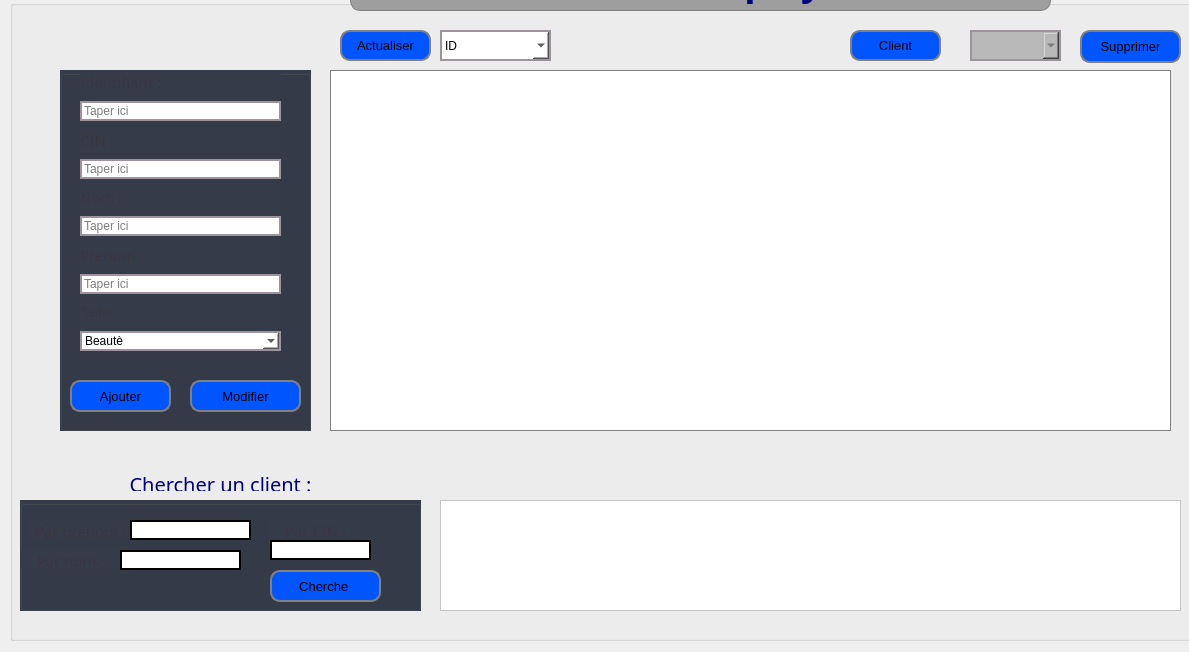
<?xml version="1.0" encoding="UTF-8"?>
<ui version="4.0">
 <class>Employe</class>
 <widget class="QDialog" name="Employe">
  <property name="geometry">
   <rect>
    <x>0</x>
    <y>0</y>
    <width>1189</width>
    <height>652</height>
   </rect>
  </property>
  <property name="windowTitle">
   <string>Dialog</string>
  </property>
  <widget class="QGroupBox" name="groupBox_2">
   <property name="geometry">
    <rect>
     <x>10</x>
     <y>0</y>
     <width>1211</width>
     <height>641</height>
    </rect>
   </property>
   <property name="styleSheet">
    <string notr="true">background-image: url(:/new/prefix1/image/103854343_259019528641376_3453490155072435271_n.jpg);


</string>
   </property>
   <property name="title">
    <string/>
   </property>
   <widget class="QLabel" name="label_59">
    <property name="geometry">
     <rect>
      <x>30</x>
      <y>470</y>
      <width>361</width>
      <height>21</height>
     </rect>
    </property>
    <property name="font">
     <font>
      <family>Bahnschrift</family>
      <pointsize>26</pointsize>
     </font>
    </property>
    <property name="text">
     <string>&lt;html&gt;&lt;head/&gt;&lt;body&gt;&lt;p align=&quot;center&quot;&gt;&lt;span style=&quot; font-size:15pt; color:#00007f;&quot;&gt;Chercher un client :&lt;/span&gt;&lt;/p&gt;&lt;/body&gt;&lt;/html&gt;</string>
    </property>
   </widget>
   <widget class="QGroupBox" name="groupBox_9">
    <property name="geometry">
     <rect>
      <x>10</x>
      <y>500</y>
      <width>401</width>
      <height>111</height>
     </rect>
    </property>
    <property name="styleSheet">
     <string notr="true">background-color: #353b48;</string>
    </property>
    <property name="title">
     <string/>
    </property>
    <widget class="QLabel" name="label_60">
     <property name="geometry">
      <rect>
       <x>250</x>
       <y>20</y>
       <width>91</width>
       <height>18</height>
      </rect>
     </property>
     <property name="font">
      <font>
       <family>Arial Rounded MT Bold</family>
       <pointsize>9</pointsize>
       <weight>50</weight>
       <italic>false</italic>
       <bold>false</bold>
      </font>
     </property>
     <property name="styleSheet">
      <string notr="true">color: rgb(255, 255, 255);
font: 9pt &quot;Arial Rounded MT Bold&quot;;</string>
     </property>
     <property name="text">
      <string>&lt;html&gt;&lt;head/&gt;&lt;body&gt;&lt;p align=&quot;center&quot;&gt;&lt;span style=&quot; font-size:11pt; color:#3a3441;&quot;&gt;Par CIN :&lt;/span&gt;&lt;/p&gt;&lt;/body&gt;&lt;/html&gt;</string>
     </property>
    </widget>
    <widget class="QLabel" name="label_61">
     <property name="geometry">
      <rect>
       <x>0</x>
       <y>50</y>
       <width>101</width>
       <height>18</height>
      </rect>
     </property>
     <property name="font">
      <font>
       <family>Arial Rounded MT Bold</family>
       <pointsize>9</pointsize>
       <weight>50</weight>
       <italic>false</italic>
       <bold>false</bold>
      </font>
     </property>
     <property name="styleSheet">
      <string notr="true">color: rgb(255, 255, 255);
font: 9pt &quot;Arial Rounded MT Bold&quot;;</string>
     </property>
     <property name="text">
      <string>&lt;html&gt;&lt;head/&gt;&lt;body&gt;&lt;p align=&quot;center&quot;&gt;&lt;span style=&quot; font-size:11pt; color:#3a3441;&quot;&gt;Par nom :&lt;/span&gt;&lt;/p&gt;&lt;/body&gt;&lt;/html&gt;</string>
     </property>
    </widget>
    <widget class="QLabel" name="label_62">
     <property name="geometry">
      <rect>
       <x>10</x>
       <y>20</y>
       <width>101</width>
       <height>18</height>
      </rect>
     </property>
     <property name="font">
      <font>
       <family>Arial Rounded MT Bold</family>
       <pointsize>9</pointsize>
       <weight>50</weight>
       <italic>false</italic>
       <bold>false</bold>
      </font>
     </property>
     <property name="styleSheet">
      <string notr="true">color: rgb(255, 255, 255);
font: 9pt &quot;Arial Rounded MT Bold&quot;;</string>
     </property>
     <property name="text">
      <string>&lt;html&gt;&lt;head/&gt;&lt;body&gt;&lt;p align=&quot;center&quot;&gt;&lt;span style=&quot; font-size:11pt; color:#3a3441;&quot;&gt;Par prenom :&lt;/span&gt;&lt;/p&gt;&lt;/body&gt;&lt;/html&gt;</string>
     </property>
    </widget>
    <widget class="QLineEdit" name="Snomtxt">
     <property name="geometry">
      <rect>
       <x>110</x>
       <y>20</y>
       <width>121</width>
       <height>20</height>
      </rect>
     </property>
     <property name="styleSheet">
      <string notr="true">


border-width :2px;
border-style :solid;
border-color: rgb(0, 0, 0);
background-color: rgb(255, 255, 255);

</string>
     </property>
    </widget>
    <widget class="QLineEdit" name="Sprenomtxt">
     <property name="geometry">
      <rect>
       <x>100</x>
       <y>50</y>
       <width>121</width>
       <height>20</height>
      </rect>
     </property>
     <property name="styleSheet">
      <string notr="true">


border-width :2px;
border-style :solid;
border-color: rgb(0, 0, 0);
background-color: rgb(255, 255, 255);

</string>
     </property>
    </widget>
    <widget class="QLineEdit" name="SCIN">
     <property name="geometry">
      <rect>
       <x>250</x>
       <y>40</y>
       <width>101</width>
       <height>20</height>
      </rect>
     </property>
     <property name="styleSheet">
      <string notr="true">


border-width :2px;
border-style :solid;
border-color: rgb(0, 0, 0);
background-color: rgb(255, 255, 255);

</string>
     </property>
    </widget>
   </widget>
   <widget class="QGroupBox" name="groupBox_10">
    <property name="geometry">
     <rect>
      <x>50</x>
      <y>70</y>
      <width>251</width>
      <height>361</height>
     </rect>
    </property>
    <property name="styleSheet">
     <string notr="true">background-color: #353b48;</string>
    </property>
    <property name="title">
     <string/>
    </property>
    <widget class="QWidget" name="layoutWidget_5">
     <property name="geometry">
      <rect>
       <x>20</x>
       <y>0</y>
       <width>201</width>
       <height>281</height>
      </rect>
     </property>
     <layout class="QGridLayout" name="gridLayout_9">
      <item row="4" column="0">
       <widget class="QLabel" name="label_6">
        <property name="font">
         <font>
          <family>Arial Rounded MT Bold</family>
          <pointsize>12</pointsize>
          <weight>50</weight>
          <italic>false</italic>
          <bold>false</bold>
         </font>
        </property>
        <property name="styleSheet">
         <string notr="true">color: rgb(255, 255, 255);
font: 12pt &quot;Arial Rounded MT Bold&quot;;</string>
        </property>
        <property name="text">
         <string>&lt;html&gt;&lt;head/&gt;&lt;body&gt;&lt;p&gt;&lt;span style=&quot; font-size:11pt; color:#3a3441;&quot;&gt;Nom :&lt;/span&gt;&lt;/p&gt;&lt;/body&gt;&lt;/html&gt;</string>
        </property>
       </widget>
      </item>
      <item row="8" column="0">
       <widget class="QLabel" name="label_67">
        <property name="styleSheet">
         <string notr="true">color: rgb(58, 52, 65);
font: 11pt &quot;Arial Rounded MT Bold&quot;;</string>
        </property>
        <property name="text">
         <string>Tache:</string>
        </property>
       </widget>
      </item>
      <item row="7" column="0">
       <widget class="QLineEdit" name="prenomtxt">
        <property name="styleSheet">
         <string notr="true">


border-width :2px;
border-style :solid;
border-color: rgb(156, 147, 157)
;
background-color: rgb(255, 255, 255);

</string>
        </property>
        <property name="placeholderText">
         <string>Taper ici</string>
        </property>
       </widget>
      </item>
      <item row="0" column="0">
       <widget class="QLabel" name="titleid_5">
        <property name="enabled">
         <bool>false</bool>
        </property>
        <property name="font">
         <font>
          <family>Arial Rounded MT Bold</family>
          <pointsize>9</pointsize>
          <weight>50</weight>
          <italic>false</italic>
          <bold>false</bold>
         </font>
        </property>
        <property name="styleSheet">
         <string notr="true">color: rgb(255, 255, 255);
font: 9pt &quot;Arial Rounded MT Bold&quot;;</string>
        </property>
        <property name="text">
         <string>&lt;html&gt;&lt;head/&gt;&lt;body&gt;&lt;p&gt;&lt;span style=&quot; font-size:11pt; color:#3a3441;&quot;&gt;Identifiant :&lt;/span&gt;&lt;/p&gt;&lt;/body&gt;&lt;/html&gt;</string>
        </property>
       </widget>
      </item>
      <item row="9" column="0">
       <widget class="QComboBox" name="roletxt">
        <property name="styleSheet">
         <string notr="true">


border-width :2px;
border-style :solid;
border-color:rgb(156, 147, 157)
;
background-color: rgb(255, 255, 255);

</string>
        </property>
        <item>
         <property name="text">
          <string>Beautè</string>
         </property>
        </item>
        <item>
         <property name="text">
          <string>Marketing</string>
         </property>
        </item>
        <item>
         <property name="text">
          <string>Location</string>
         </property>
        </item>
        <item>
         <property name="text">
          <string>Organisation </string>
         </property>
        </item>
       </widget>
      </item>
      <item row="2" column="0">
       <widget class="QLabel" name="label_65">
        <property name="font">
         <font>
          <family>Arial Rounded MT Bold</family>
          <pointsize>9</pointsize>
          <weight>50</weight>
          <italic>false</italic>
          <bold>false</bold>
         </font>
        </property>
        <property name="styleSheet">
         <string notr="true">color: rgb(255, 255, 255);
font: 9pt &quot;Arial Rounded MT Bold&quot;;</string>
        </property>
        <property name="text">
         <string>&lt;html&gt;&lt;head/&gt;&lt;body&gt;&lt;p&gt;&lt;span style=&quot; font-size:11pt; color:#3a3441;&quot;&gt;CIN :&lt;/span&gt;&lt;/p&gt;&lt;/body&gt;&lt;/html&gt;</string>
        </property>
       </widget>
      </item>
      <item row="3" column="0">
       <widget class="QLineEdit" name="cintxt">
        <property name="styleSheet">
         <string notr="true">


border-width :2px;
border-style :solid;
border-color: rgb(156, 147, 157)
;
background-color: rgb(255, 255, 255);

</string>
        </property>
        <property name="placeholderText">
         <string>Taper ici</string>
        </property>
       </widget>
      </item>
      <item row="6" column="0">
       <widget class="QLabel" name="label_63">
        <property name="font">
         <font>
          <family>Arial Rounded MT Bold</family>
          <pointsize>12</pointsize>
          <weight>50</weight>
          <italic>false</italic>
          <bold>false</bold>
         </font>
        </property>
        <property name="styleSheet">
         <string notr="true">color: rgb(255, 255, 255);
font: 12pt &quot;Arial Rounded MT Bold&quot;;</string>
        </property>
        <property name="text">
         <string>&lt;html&gt;&lt;head/&gt;&lt;body&gt;&lt;p&gt;&lt;span style=&quot; font-size:11pt; color:#3a3441;&quot;&gt;Prenom :&lt;/span&gt;&lt;/p&gt;&lt;/body&gt;&lt;/html&gt;</string>
        </property>
       </widget>
      </item>
      <item row="5" column="0">
       <widget class="QLineEdit" name="nomtxt">
        <property name="styleSheet">
         <string notr="true">


border-width :2px;
border-style :solid;
border-color: rgb(156, 147, 157)
;
background-color: rgb(255, 255, 255);

</string>
        </property>
        <property name="text">
         <string/>
        </property>
        <property name="placeholderText">
         <string>Taper ici</string>
        </property>
       </widget>
      </item>
      <item row="1" column="0">
       <widget class="QLineEdit" name="idtxt">
        <property name="styleSheet">
         <string notr="true">

border-width :2px;
border-style :solid;
border-color: rgb(156, 147, 157)
;
background-color: rgb(255, 255, 255);

</string>
        </property>
        <property name="placeholderText">
         <string>Taper ici</string>
        </property>
       </widget>
      </item>
     </layout>
    </widget>
    <widget class="QPushButton" name="pb_ok">
     <property name="geometry">
      <rect>
       <x>10</x>
       <y>310</y>
       <width>101</width>
       <height>32</height>
      </rect>
     </property>
     <property name="font">
      <font>
       <family>MS Shell Dlg 2</family>
       <pointsize>10</pointsize>
       <weight>9</weight>
       <italic>false</italic>
       <bold>false</bold>
      </font>
     </property>
     <property name="styleSheet">
      <string notr="true">QPushButton {

border:2px solid gray;
border-radius: 10px;
padding : 0 8px;
background-color: rgb(0, 85, 255);
font: 75 10pt &quot;MS Shell Dlg 2&quot;;


}
QPushButton:hover {background-color: rgb(0, 0, 127);color: rgb(255, 255, 255);  }</string>
     </property>
     <property name="text">
      <string>Ajouter</string>
     </property>
     <property name="icon">
      <iconset>
       <normaloff>:/images/RSC/unnamed (1).png</normaloff>:/images/RSC/unnamed (1).png</iconset>
     </property>
    </widget>
    <widget class="QPushButton" name="pb_modifierp_5">
     <property name="geometry">
      <rect>
       <x>130</x>
       <y>310</y>
       <width>111</width>
       <height>32</height>
      </rect>
     </property>
     <property name="font">
      <font>
       <family>MS Shell Dlg 2</family>
       <pointsize>10</pointsize>
       <weight>9</weight>
       <italic>false</italic>
       <bold>false</bold>
      </font>
     </property>
     <property name="styleSheet">
      <string notr="true">QPushButton {

border:2px solid gray;
border-radius: 10px;
padding : 0 8px;
background-color: rgb(0, 85, 255);
font: 75 10pt &quot;MS Shell Dlg 2&quot;;


}
QPushButton:hover {background-color: rgb(0, 0, 127);color: rgb(255, 255, 255);  }</string>
     </property>
     <property name="text">
      <string>Modifier</string>
     </property>
     <property name="icon">
      <iconset>
       <normaloff>:/images/RSC/edit.png</normaloff>:/images/RSC/edit.png</iconset>
     </property>
     <property name="iconSize">
      <size>
       <width>18</width>
       <height>18</height>
      </size>
     </property>
    </widget>
   </widget>
   <widget class="QPushButton" name="pb_actualiser_5">
    <property name="geometry">
     <rect>
      <x>330</x>
      <y>30</y>
      <width>91</width>
      <height>31</height>
     </rect>
    </property>
    <property name="minimumSize">
     <size>
      <width>0</width>
      <height>31</height>
     </size>
    </property>
    <property name="font">
     <font>
      <family>MS Shell Dlg 2</family>
      <pointsize>10</pointsize>
      <weight>9</weight>
      <italic>false</italic>
      <bold>false</bold>
     </font>
    </property>
    <property name="toolTip">
     <string>&lt;html&gt;&lt;head/&gt;&lt;body&gt;&lt;p&gt;&lt;br/&gt;&lt;/p&gt;&lt;/body&gt;&lt;/html&gt;</string>
    </property>
    <property name="styleSheet">
     <string notr="true">QPushButton {

border:2px solid gray;
border-radius: 10px;
padding : 0 8px;
background-color: rgb(0, 85, 255);
font: 75 10pt &quot;MS Shell Dlg 2&quot;;


}
QPushButton:hover {background-color: rgb(0, 0, 127);color: rgb(255, 255, 255);  }</string>
    </property>
    <property name="text">
     <string>Actualiser</string>
    </property>
    <property name="icon">
     <iconset>
      <normaloff>:/RSC/RSC/unnamed (1).png</normaloff>:/RSC/RSC/unnamed (1).png</iconset>
    </property>
    <property name="iconSize">
     <size>
      <width>18</width>
      <height>18</height>
     </size>
    </property>
   </widget>
   <widget class="QPushButton" name="pb_modifierp_6">
    <property name="geometry">
     <rect>
      <x>260</x>
      <y>570</y>
      <width>111</width>
      <height>32</height>
     </rect>
    </property>
    <property name="font">
     <font>
      <family>MS Shell Dlg 2</family>
      <pointsize>10</pointsize>
      <weight>9</weight>
      <italic>false</italic>
      <bold>false</bold>
     </font>
    </property>
    <property name="styleSheet">
     <string notr="true">QPushButton {

border:2px solid gray;
border-radius: 10px;
padding : 0 8px;
background-color: rgb(0, 85, 255);
font: 75 10pt &quot;MS Shell Dlg 2&quot;;


}
QPushButton:hover {background-color: rgb(0, 0, 127);color: rgb(255, 255, 255);  }</string>
    </property>
    <property name="text">
     <string>Cherche </string>
    </property>
    <property name="icon">
     <iconset>
      <normaloff>:/images/RSC/edit.png</normaloff>:/images/RSC/edit.png</iconset>
    </property>
    <property name="iconSize">
     <size>
      <width>18</width>
      <height>18</height>
     </size>
    </property>
   </widget>
   <widget class="QComboBox" name="tri">
    <property name="geometry">
     <rect>
      <x>430</x>
      <y>30</y>
      <width>111</width>
      <height>31</height>
     </rect>
    </property>
    <property name="styleSheet">
     <string notr="true">


border-width :2px;
border-style :solid;
border-color: rgb(156, 147, 157)
;
background-color: rgb(255, 255, 255);

</string>
    </property>
    <item>
     <property name="text">
      <string>ID</string>
     </property>
    </item>
    <item>
     <property name="text">
      <string>PRENOM</string>
     </property>
    </item>
    <item>
     <property name="text">
      <string>ROLE</string>
     </property>
    </item>
   </widget>
   <widget class="QTableView" name="Stab">
    <property name="geometry">
     <rect>
      <x>430</x>
      <y>500</y>
      <width>741</width>
      <height>111</height>
     </rect>
    </property>
    <property name="styleSheet">
     <string notr="true">background-color: rgb(255, 255, 255);</string>
    </property>
   </widget>
   <widget class="QPushButton" name="pb_supprimer">
    <property name="geometry">
     <rect>
      <x>1070</x>
      <y>30</y>
      <width>101</width>
      <height>33</height>
     </rect>
    </property>
    <property name="maximumSize">
     <size>
      <width>16777215</width>
      <height>16777215</height>
     </size>
    </property>
    <property name="font">
     <font>
      <family>MS Shell Dlg 2</family>
      <pointsize>10</pointsize>
      <weight>9</weight>
      <italic>false</italic>
      <bold>false</bold>
     </font>
    </property>
    <property name="styleSheet">
     <string notr="true">QPushButton {

border:2px solid gray;
border-radius: 10px;
padding : 0 8px;
background-color: rgb(0, 85, 255);
font: 75 10pt &quot;MS Shell Dlg 2&quot;;


}
QPushButton:hover {background-color: rgb(0, 0, 127);color: rgb(255, 255, 255);  }</string>
    </property>
    <property name="text">
     <string>Supprimer</string>
    </property>
    <property name="icon">
     <iconset>
      <normaloff>:/images/RSC/unnamed.png</normaloff>:/images/RSC/unnamed.png</iconset>
    </property>
   </widget>
   <widget class="QComboBox" name="supptxt">
    <property name="geometry">
     <rect>
      <x>960</x>
      <y>30</y>
      <width>91</width>
      <height>31</height>
     </rect>
    </property>
    <property name="styleSheet">
     <string notr="true">
font: 75 10pt &quot;MS Shell Dlg 2&quot;;
font: 75 10pt &quot;MS Shell Dlg 2&quot;;

border-width :2px;
border-style :solid;
border-color: rgb(156, 147, 157)
;
background-color: rgb(185, 185, 185);
color: rgb(90, 90, 90);
</string>
    </property>
   </widget>
   <widget class="QLabel" name="label_17">
    <property name="geometry">
     <rect>
      <x>340</x>
      <y>-50</y>
      <width>701</width>
      <height>61</height>
     </rect>
    </property>
    <property name="font">
     <font>
      <family>Bahnschrift Condensed</family>
      <pointsize>26</pointsize>
      <italic>false</italic>
      <underline>true</underline>
     </font>
    </property>
    <property name="cursor">
     <cursorShape>ArrowCursor</cursorShape>
    </property>
    <property name="layoutDirection">
     <enum>Qt::LeftToRight</enum>
    </property>
    <property name="autoFillBackground">
     <bool>false</bool>
    </property>
    <property name="styleSheet">
     <string notr="true">border:1px solid gray;
border-radius: 10px;
padding : 0 8px;
background-color: rgb(158, 158, 158);</string>
    </property>
    <property name="frameShape">
     <enum>QFrame::StyledPanel</enum>
    </property>
    <property name="frameShadow">
     <enum>QFrame::Plain</enum>
    </property>
    <property name="lineWidth">
     <number>5</number>
    </property>
    <property name="midLineWidth">
     <number>5</number>
    </property>
    <property name="text">
     <string>&lt;!DOCTYPE HTML PUBLIC &quot;-//W3C//DTD HTML 4.0//EN&quot; &quot;http://www.w3.org/TR/REC-html40/strict.dtd&quot;&gt;
&lt;html&gt;&lt;head&gt;&lt;meta name=&quot;qrichtext&quot; content=&quot;1&quot; /&gt;&lt;style type=&quot;text/css&quot;&gt;
p, li { white-space: pre-wrap; }
&lt;/style&gt;&lt;/head&gt;&lt;body style=&quot; font-family:'Bahnschrift Condensed'; font-size:26pt; font-weight:400; font-style:normal;&quot;&gt;
&lt;p align=&quot;center&quot; style=&quot; margin-top:12px; margin-bottom:12px; margin-left:0px; margin-right:0px; -qt-block-indent:0; text-indent:0px;&quot;&gt;&lt;span style=&quot; font-family:'Bahnschrift'; font-size:28pt; font-weight:600; color:#00007f;&quot;&gt;Gestion Employe  :&lt;/span&gt;&lt;/p&gt;&lt;/body&gt;&lt;/html&gt;</string>
    </property>
    <property name="textFormat">
     <enum>Qt::AutoText</enum>
    </property>
    <property name="scaledContents">
     <bool>false</bool>
    </property>
    <property name="wordWrap">
     <bool>false</bool>
    </property>
    <property name="openExternalLinks">
     <bool>false</bool>
    </property>
   </widget>
   <widget class="QTableView" name="tab">
    <property name="geometry">
     <rect>
      <x>320</x>
      <y>70</y>
      <width>841</width>
      <height>361</height>
     </rect>
    </property>
    <property name="font">
     <font>
      <family>Arial Black</family>
      <pointsize>8</pointsize>
      <weight>75</weight>
      <bold>true</bold>
     </font>
    </property>
    <property name="cursor" stdset="0">
     <cursorShape>CrossCursor</cursorShape>
    </property>
    <property name="autoFillBackground">
     <bool>true</bool>
    </property>
    <property name="styleSheet">
     <string notr="true">border:1px solid gray;
background-color: rgb(255, 255, 255);

</string>
    </property>
    <property name="frameShape">
     <enum>QFrame::StyledPanel</enum>
    </property>
    <property name="frameShadow">
     <enum>QFrame::Sunken</enum>
    </property>
    <property name="lineWidth">
     <number>8</number>
    </property>
    <property name="alternatingRowColors">
     <bool>true</bool>
    </property>
    <property name="showGrid">
     <bool>true</bool>
    </property>
    <property name="gridStyle">
     <enum>Qt::SolidLine</enum>
    </property>
    <attribute name="horizontalHeaderCascadingSectionResizes">
     <bool>false</bool>
    </attribute>
    <attribute name="horizontalHeaderDefaultSectionSize">
     <number>100</number>
    </attribute>
   </widget>
   <widget class="QPushButton" name="emchiclient">
    <property name="geometry">
     <rect>
      <x>840</x>
      <y>30</y>
      <width>91</width>
      <height>31</height>
     </rect>
    </property>
    <property name="minimumSize">
     <size>
      <width>0</width>
      <height>31</height>
     </size>
    </property>
    <property name="font">
     <font>
      <family>MS Shell Dlg 2</family>
      <pointsize>10</pointsize>
      <weight>9</weight>
      <italic>false</italic>
      <bold>false</bold>
     </font>
    </property>
    <property name="toolTip">
     <string>&lt;html&gt;&lt;head/&gt;&lt;body&gt;&lt;p&gt;&lt;br/&gt;&lt;/p&gt;&lt;/body&gt;&lt;/html&gt;</string>
    </property>
    <property name="styleSheet">
     <string notr="true">QPushButton {

border:2px solid gray;
border-radius: 10px;
padding : 0 8px;
background-color: rgb(0, 85, 255);
font: 75 10pt &quot;MS Shell Dlg 2&quot;;


}
QPushButton:hover {background-color: rgb(0, 0, 127);color: rgb(255, 255, 255);  }</string>
    </property>
    <property name="text">
     <string>Client</string>
    </property>
    <property name="icon">
     <iconset>
      <normaloff>:/RSC/RSC/unnamed (1).png</normaloff>:/RSC/RSC/unnamed (1).png</iconset>
    </property>
    <property name="iconSize">
     <size>
      <width>18</width>
      <height>18</height>
     </size>
    </property>
   </widget>
   <zorder>label_59</zorder>
   <zorder>groupBox_10</zorder>
   <zorder>pb_actualiser_5</zorder>
   <zorder>groupBox_9</zorder>
   <zorder>pb_modifierp_6</zorder>
   <zorder>tri</zorder>
   <zorder>Stab</zorder>
   <zorder>pb_supprimer</zorder>
   <zorder>supptxt</zorder>
   <zorder>label_17</zorder>
   <zorder>tab</zorder>
   <zorder>emchiclient</zorder>
  </widget>
 </widget>
 <resources/>
 <connections/>
</ui>
